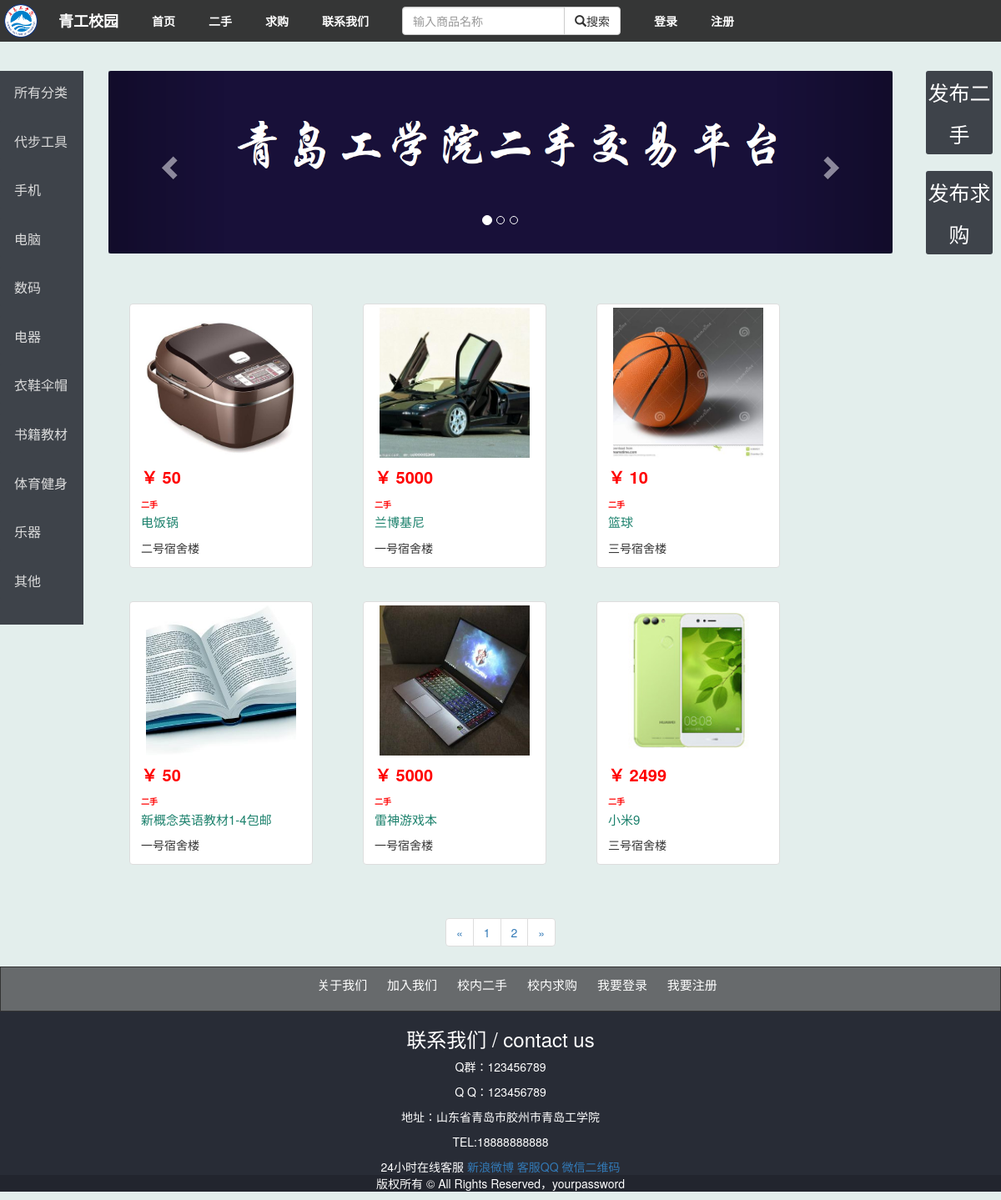
The page /indexsecond.php on the database its author committed.
### tables this page shows
CREATE TABLE `business_goods` (
  `Gid` int(36) NOT NULL AUTO_INCREMENT,
  `Gname` varchar(100) NOT NULL,
  `Gprice` double NOT NULL,
  `Gdescription` varchar(255) NOT NULL,
  `Gclass` varchar(100) NOT NULL,
  `Gimage` varchar(200) DEFAULT '/images/ex.jpg',
  `Gphone` varchar(11) NOT NULL,
  `Gqq` varchar(10) DEFAULT NULL,
  `Gwechat` varchar(20) DEFAULT NULL,
  `Glocation` varchar(20) NOT NULL DEFAULT '青岛工学院',
  `Gtime` int(10) NOT NULL DEFAULT '0',
  `Gsecond` varchar(20) NOT NULL,
  `Uname` varchar(30) DEFAULT NULL,
  PRIMARY KEY (`Gid`)
);

### indexsecond.php (the view, shortened to what this page needs)
<?php
include ('connect.php');
$num_rec_per_page=10;
if (isset($_GET["page"])) { $page  = $_GET["page"]; } else { $page=1; };
$start_from = ($page-1) * $num_rec_per_page;
$sql = "SELECT * FROM business_goods WHERE Gsecond = '二手'  ORDER BY Gid DESC LIMIT $start_from, $num_rec_per_page";
$mysql_result = $db -> query($sql);
$rows = [];
while($row = $mysql_result->fetch_array(MYSQLI_ASSOC)){
    $rows[] = $row;
}
?>
<!DOCTYPE html>
<html>
<head>
<link rel="stylesheet" href="https://cdn.jsdelivr.net/npm/bootstrap@3.3.7/dist/css/bootstrap.min.css">
<link rel="stylesheet" type="text/css" href="http://at.alicdn.com/t/font_1128159_5o2i8ipicq.css">
<link rel="stylesheet" type="text/css" href="css/index.css">
<link rel="stylesheet" type="text/css" href="css/animate.css">
</head>
<body>
    <div class="navbar navbar-default navbar-fixed-top" role="navigation">
        <div class="container-fluid">
        <div class="navbar-header">
            <a class="navbar-brand" href="http://www.oucqdc.edu.cn/a/index.html">
            </a>
            </div>
            <div class="collapse navbar-collapse" id="example-navbar-collapse">
            <ul class="nav navbar-nav">
                <li><a href="index.php" class="logo visible-lg-block">青工校园</a></li>
                <li><a href="index.php">首页</a></li>
                <li><a href="indexsecond.php">二手</a></li>
                <li><a href="indexbuy.php">求购</a></li>
                <li><a href="">联系我们</a></li>
                <li><div class="navbar-collapse collapse">
                    <form class="navbar-form" action="search.php" method="post" name="myform">
                        <div class="form-group input-group">
                            <input type="text" class="form-control" id="key-movie" placeholder="输入商品名称" name="keywords">
                            <span class="input-group-btn">
                                <a class="btn btn-default" onclick="document.myform.submit()">
                                    <span class="glyphicon glyphicon-search"></span>搜索
                                </a>
                            </span>
                        </div>
                    </form>
                    </div>
                </li>
            </ul>
            <?php
                if (isset($_SESSION['userName'])) {
                    $userName = $_SESSION['userName'];
                    echo "<ul class='nav navbar-nav'><li><a href='personal.php'><img src='images/5.jpg' width='25px'></a></li>
                                <li class='L2'><a href='logout.php'>退出</a></li></ul>";
                }
                else{
                    echo "<ul class='nav navbar-nav'>
                    <li><a href='login.php'>登录</a></li>
                                <li><a href='register.php'>注册</a></li></ul>";
                }
            ?>
        </div>
        </div>
    </div>
<div class="container main">
    <div class="row bigbox">
        <div class="list-group slide-bar col-sm-1 col-md-1 visible-lg-block">
            <a href="index.php" class="list-group-item"><span class="iconfont iconsuoyou"></span>所有分类</a>
            <a href="indexclass.php?ID=<?php echo 1?>" class="list-group-item"><span class="iconfont iconzihangche"></span>代步工具</a>
            <a href="indexclass.php?ID=<?php echo 2?>" class="list-group-item"><span class="iconfont iconshouji"></span>手机</a>
            <a href="indexclass.php?ID=<?php echo 3?>" class="list-group-item"><span class="iconfont icondiannao"></span>电脑</a>
            <a href="indexclass.php?ID=<?php echo 4?>" class="list-group-item"><span class="iconfont iconcamera"></span>数码</a>
            <a href="indexclass.php?ID=<?php echo 5?>" class="list-group-item"><span class="iconfont icondianqi"></span>电器</a>
            <a href="indexclass.php?ID=<?php echo 6?>" class="list-group-item"><span class="iconfont iconyifu"></span>衣鞋伞帽</a>
            <a href="indexclass.php?ID=<?php echo 7?>" class="list-group-item"><span class="iconfont iconshu"></span>书籍教材</a>
            <a href="indexclass.php?ID=<?php echo 8?>" class="list-group-item"><span class="iconfont iconlanqiu"></span>体育健身</a>
            <a href="indexclass.php?ID=<?php echo 9?>" class="list-group-item"><span class="iconfont iconleqi"></span>乐器</a>
            <a href="indexclass.php?ID=<?php echo 10?>" class="list-group-item"><span class="iconfont iconqita"></span>其他</a><br>
        </div>
        <div class="col-sm-12 col-md-10 mainbox">
            <div class="adv visible-lg-block">
                  <div class="col-md-12">
                    <div id="myCarousel" class="carousel slide">
                    <ol class="carousel-indicators">
                        <li data-target="#myCarousel" data-slide-to="0" class="active"></li>
                        <li data-target="#myCarousel" data-slide-to="1"></li>
                        <li data-target="#myCarousel" data-slide-to="2"></li>
                    </ol>
                    <div class="carousel-inner">
                        <div class="item active">
                            <img src="images/eg1 (1).png" alt="First slide">
                        </div>
                    </div>
                    <a class="left carousel-control" href="#myCarousel" role="button" data-slide="prev">
                        <span class="glyphicon glyphicon-chevron-left" aria-hidden="true"></span>
                    </a>
                    <a class="right carousel-control" href="#myCarousel" role="button" data-slide="next">
                        <span class="glyphicon glyphicon-chevron-right" aria-hidden="true"></span>
                    </a>
                    </div>
                </div>
            </div>
            <div class="goods clearfix">
                <ul class="row goods-list">
                     <?php
                        foreach ($rows as $row) {
                    ?>
                    <li class="col-sm-12 col-md-3 goods-item">
                        <a href="sale.php?id=<?php echo $row['Gid']?>">
                            <div class="thumbnail">
                            <div class="caption">
                                <span class="goods-price">
                                    ￥&nbsp;<span class="price"><?php
                                    echo $row['Gprice'].'<br><b style = "font-size:10px;">'.$row['Gsecond'].'</b>';
                                    ?></span>
                                </span>
                                <p class="goods-title"><?php echo $row['Gname']?></p>
                                    <span class="goods-location"><?php
                                    echo $row['Glocation'];
                                    ?>
                                </span>
                            </div>
                        </div>
                        </a>
                    </li>
                    <?php
                    }
                    ?>
                </ul>
            </div>
<?php
$sql = "SELECT * FROM business_goods ORDER BY Gid";
$rs_result = $db -> query($sql);
$total_records = mysqli_num_rows($rs_result);
$total_pages = ceil($total_records / $num_rec_per_page);
?>
            <nav aria-label="Page navigation" class="row text-center">
                <ul class="pagination">
                    <li>
                    <?php
                    echo'<a href="index.php?page=1" aria-label="Previous">
                        <span aria-hidden="true">&laquo;</span>
                        </a>';
                    ?>
                    </li>
                    <?php
                        for ($i=1; $i<=$total_pages; $i++) {
                            echo "<li><a href='index.php?page=".$i."'>".$i."</a> <li>";
                            };
                    ?>
                    <li>
                    <?php
                        echo "<a href='index.php?page=$total_pages' aria-label='Next'>
                        <span aria-hidden='true'>&raquo;</span>
                        </a>";
                    ?>
                    </li>
                </ul>
            </nav>
        </div>
        <div class="list-group slide-bar col-sm-1 col-md-1 list-group-right">
            <a href="up.php" class="list-group-item-right">发布二手</a>
            <a href="send.php" class="list-group-item-right">发布求购</a>
        </div>
    </div>
</div>
<div class="common-footer">
    <div class="footerNav clearfix">
        <ul class="fn">
            <li><a href="/contact">关于我们</a></li>
            <li><a href="#">加入我们</a></li>
            <li><a href="indexsecond.php">校内二手</a></li>
            <li><a href="indexbuy.php">校内求购</a></li>
            <li><a href="login.php">我要登录</a></li>
            <li><a href="register.php">我要注册</a></li>
        </ul>
    </div>
    <div class="footerMain">
            <div class="fContact">
            <h3 class="fct">联系我们 / <span>contact us</span></h3>
            <p>Q群：123456789</p>
            <p>Q Q：123456789</p>
            <p>地址：山东省青岛市胶州市青岛工学院</p>
        </div>
        <div class="fCall">
            <p class="callN">TEL:18888888888</p>
            <span class="kfT">24小时在线客服</span>
            <a class="fxl" href="#" target="_blank">新浪微博</a>
            <a class="fqq" href="#">客服QQ</a>
            <a class="fwx tips">微信二维码</a>
        </div>
    </div>
    <p class="copyright">版权所有 © All Rights Reserved，yourpassword
    </p>
</div>
</body>
</html>

### css/index.css (style rules this page uses)
* { list-style: none; }
body { padding-top: 80px; background: #e3eeec; }
.navbar-default { background-color: #353636; border: 0; }
.navbar-default .navbar-nav > li > a { color: #fff; font-weight: 600; }
.navbar-default .navbar-nav > li .logo { font-size: 18px; }
.navbar-brand { background-image: url('../images/logo1.png'); width: 50px; background-size: 80%; background-repeat: no-repeat; background-position: center center; }
.navbar-nav>li { color: white; margin: 0 5px; }
img { display: block; max-width: 100%; }
.slide-bar { background-color: #3e434a; margin: 0; padding: 0; }
.slide-bar .list-group-item { border: 0; margin-bottom: 10px; background-color: #3e434a; color: rgb(220,220,220); font-size: 16px; }
.list-group-right { text-align: center; background-color: transparent; }
.list-group-item-right { display: inline-block; margin-bottom: 20px; width: 80%; font-size: 25px; color: white; background-color: #3e434a; line-height: 50px; }
img, .list-group-item, .list-group-item-right { border-radius: 3px; }
.main { padding-top: 5px; width: 100%; }
.goods { margin-top: 50px; display: inline-block; }
.goods-item { width: 250px; margin: 10px 0px; margin-right: 30px; }
.goods-price { color: red; font-size: 20px; font-weight: bold; }
.goods-title { font-size: 15px; color: #1b816c; }
.common-footer { background: #282c36; }
.footerNav { text-align: center; background-color: #676a6c; border: solid 1px; }
.fn li { background-color:#676a6c; margin: 0 10px; display: inline-block; font-size: 15px; padding: 10px 0 }
.fn li a { color: white; }
.copyright { text-align: center; background-color: #22252e; color: white; }
.footerMain { color: white; text-align: center; }

### rows shown on the page
business_goods: Gprice "50", Gsecond "二手", Gname "电饭锅", Glocation "二号宿舍楼"
business_goods: Gprice "5000", Gsecond "二手", Gname "兰博基尼", Glocation "一号宿舍楼"
business_goods: Gprice "10", Gsecond "二手", Gname "篮球", Glocation "三号宿舍楼"
business_goods: Gprice "50", Gsecond "二手", Gname "新概念英语教材1-4包邮", Glocation "一号宿舍楼"
business_goods: Gprice "5000", Gsecond "二手", Gname "雷神游戏本", Glocation "一号宿舍楼"
business_goods: Gprice "2499", Gsecond "二手", Gname "小米9", Glocation "三号宿舍楼"
